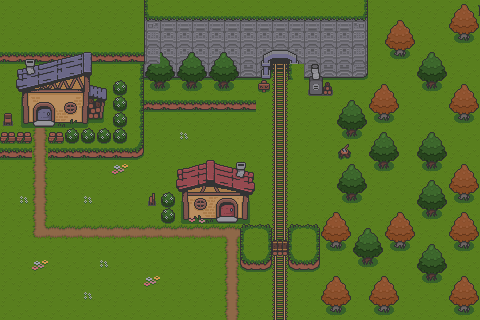

Below is a game level as drawn by its tile map, then a one-line description and the .tmx file that defines it, in full:
An orthogonal 30x20 tile map with 16x16 px tiles, 3 tile layers (ground, Tile Layer 3, Tile Layer 1).

<map version="1.10" tiledversion="1.11.2" orientation="orthogonal" renderorder="right-down" width="30" height="20" tilewidth="16" tileheight="16" infinite="0" nextlayerid="4" nextobjectid="1">
 <editorsettings>
  <export format="json" />
 </editorsettings>
 <tileset firstgid="1" name="Overworld_Tileset" tilewidth="16" tileheight="16" tilecount="234" columns="18">
  <image source="../assets/Top_Down_Adventure_Pack_v.1.0/Overworld_Tileset.png" width="288" height="208" />
 </tileset>
 <layer id="2" name="ground" width="30" height="20">
  <data encoding="csv">
25,25,25,25,25,25,25,25,25,25,25,25,25,25,25,25,25,25,25,25,25,25,25,25,25,25,25,25,25,21,
25,25,25,25,25,25,25,25,25,25,25,25,25,25,25,25,25,25,25,25,25,25,25,25,25,25,25,25,25,25,
25,25,25,25,25,25,25,25,25,25,25,25,25,25,25,25,25,25,25,25,25,25,25,25,25,25,25,25,25,25,
25,25,25,25,25,25,25,25,25,25,25,25,25,25,25,25,25,25,25,25,25,25,25,25,25,25,25,25,25,25,
25,25,25,25,25,25,25,25,25,25,25,25,25,25,25,25,25,25,25,25,25,25,25,25,25,25,25,25,25,25,
25,25,25,25,25,25,25,25,25,25,25,25,25,25,25,25,25,25,25,25,25,25,25,25,25,25,25,25,25,25,
25,25,25,25,25,25,25,25,25,25,25,25,25,25,25,25,25,25,25,25,25,25,25,25,25,25,25,25,25,25,
25,25,25,25,25,25,25,25,25,25,25,25,25,25,25,25,25,25,25,25,25,25,25,25,25,25,25,25,25,25,
25,25,25,25,25,25,25,25,25,25,25,25,25,25,25,25,25,25,25,25,25,25,25,25,25,25,25,25,25,25,
25,25,25,25,25,25,25,25,25,25,25,25,25,25,25,25,25,25,25,25,25,25,25,25,25,25,25,25,25,25,
25,25,25,25,25,25,25,25,25,25,25,25,25,25,25,25,25,25,25,25,25,25,25,25,25,25,25,25,25,25,
25,25,25,25,25,25,25,25,25,25,25,25,25,25,25,25,25,25,25,25,25,25,25,25,25,25,25,25,25,25,
25,25,25,25,25,25,25,25,25,25,25,25,25,25,25,25,25,25,25,25,25,25,25,25,25,25,25,25,25,25,
25,25,25,25,25,25,25,25,25,25,25,25,25,25,25,25,25,25,25,25,25,25,25,25,25,25,25,25,25,25,
25,25,25,25,25,25,25,25,25,25,25,25,25,25,25,25,25,25,25,25,25,25,25,25,25,25,25,25,25,25,
25,25,25,25,25,25,25,25,25,25,25,25,25,25,25,25,25,25,25,25,25,25,25,25,25,25,25,25,25,25,
25,25,25,25,25,25,25,25,25,25,25,25,25,25,25,25,25,25,25,25,25,25,25,25,25,25,25,25,25,25,
25,25,25,25,25,25,25,25,25,25,25,25,25,25,25,25,25,25,25,25,25,25,25,25,25,25,25,25,25,25,
25,25,25,25,25,25,25,25,25,25,25,25,25,25,25,25,25,25,25,25,25,25,25,25,25,25,25,25,25,25,
25,25,25,25,25,25,25,25,25,25,25,25,25,25,25,25,25,25,25,25,25,25,25,25,25,25,25,25,25,25
</data>
 </layer>
 <layer id="3" name="Tile Layer 3" width="30" height="20">
  <data encoding="csv">
0,0,0,0,0,0,0,0,0,0,0,0,0,0,0,0,0,0,0,0,0,0,0,0,0,0,0,0,0,0,
0,0,0,0,0,0,0,0,0,115,116,116,116,116,116,116,116,116,116,116,116,116,117,0,0,0,0,0,0,0,
0,0,0,0,0,0,0,0,0,134,134,134,134,134,134,134,134,134,134,134,134,134,135,0,0,0,0,0,0,0,
38,38,38,38,38,38,38,38,38,134,134,134,134,134,134,134,170,171,172,134,134,134,135,0,0,0,0,0,0,0,
0,0,0,0,0,0,0,0,0,152,152,152,152,152,152,152,188,189,190,152,152,152,153,0,0,0,0,0,0,0,
0,0,0,0,0,0,0,0,0,202,203,202,203,202,203,0,0,0,0,0,0,0,0,0,0,0,0,0,0,0,
0,0,0,0,0,0,0,0,0,38,38,38,38,38,38,38,0,0,0,0,0,0,0,0,0,0,0,0,0,0,
0,0,0,0,0,0,0,0,0,0,0,0,0,0,0,0,0,0,0,0,0,0,0,0,0,0,0,0,0,0,
0,0,0,0,0,0,0,0,0,0,0,0,0,0,0,0,0,0,0,0,0,0,0,0,0,0,0,0,0,0,
0,0,0,0,0,0,0,0,0,0,0,0,0,0,0,0,0,0,0,0,0,0,0,0,0,0,0,0,0,0,
0,0,0,0,0,0,0,0,0,0,0,0,0,0,0,0,0,0,0,0,0,0,0,0,0,0,0,0,0,0,
0,0,0,0,0,0,0,0,0,0,0,0,0,0,0,0,0,0,0,0,0,0,0,0,0,0,0,0,0,0,
0,0,0,0,0,0,0,0,0,0,0,0,0,0,0,0,0,0,0,0,0,0,0,0,0,0,0,0,0,0,
0,0,0,0,0,0,0,0,0,0,0,0,0,0,0,0,0,0,0,0,0,0,0,0,0,0,0,0,0,0,
0,0,0,0,0,0,0,0,0,0,0,0,0,0,0,0,0,0,0,0,0,0,0,0,0,0,0,0,0,0,
0,0,0,0,0,0,0,0,0,0,0,0,0,0,0,0,0,0,0,0,0,0,0,0,0,0,0,0,0,0,
0,0,0,0,0,0,0,0,0,0,0,0,0,0,0,0,0,0,0,0,0,0,0,0,0,0,0,0,0,0,
0,0,0,0,0,0,0,0,0,0,0,0,0,0,0,0,0,0,0,0,0,0,0,0,0,0,0,0,0,0,
0,0,0,0,0,0,0,0,0,0,0,0,0,0,0,0,0,0,0,0,0,0,0,0,0,0,0,0,0,0,
0,0,0,0,0,0,0,0,0,0,0,0,0,0,0,0,0,0,0,0,0,0,0,0,0,0,0,0,0,0
</data>
 </layer>
 <layer id="1" name="Tile Layer 1" width="30" height="20">
  <data encoding="csv">
0,0,0,0,0,0,0,0,0,19,0,0,0,0,0,0,0,0,0,0,0,0,22,0,0,0,0,0,168,169,
0,0,0,0,0,0,0,0,0,0,0,0,0,0,0,0,0,0,0,0,0,0,0,0,168,169,0,0,186,187,
0,0,0,0,0,0,0,0,0,133,0,0,0,0,0,0,0,0,0,0,0,0,0,0,186,187,0,0,204,205,
0,13,14,15,16,17,18,0,0,133,167,166,167,166,167,0,0,0,0,0,0,0,0,0,204,205,166,167,0,0,
0,31,32,33,34,35,36,0,22,184,185,184,185,184,185,0,0,221,19,212,213,0,0,0,0,0,184,185,0,0,
0,49,50,51,52,53,54,59,22,202,203,202,203,202,203,0,62,221,0,230,231,0,0,168,169,0,202,203,168,169,
0,67,68,69,70,71,72,59,22,0,0,0,0,0,0,0,0,221,0,0,0,166,167,186,187,0,0,0,186,187,
173,85,86,87,88,89,90,59,22,0,0,0,0,0,0,0,0,221,0,0,0,184,185,204,205,0,0,0,204,205,
97,97,47,97,59,59,59,59,22,0,0,91,0,0,0,0,0,221,0,0,0,202,203,166,167,0,166,167,0,0,
38,38,47,38,38,38,38,38,40,0,0,0,0,0,0,0,0,221,0,0,0,77,0,184,185,0,184,185,0,0,
0,0,47,0,0,0,0,74,0,0,0,100,101,102,103,104,0,221,0,0,0,166,167,202,203,0,202,203,168,169,
0,0,47,0,0,0,0,0,0,0,0,118,119,120,121,122,0,221,0,0,0,184,185,0,0,0,166,167,186,187,
0,91,47,0,0,91,0,0,0,175,59,136,137,138,139,140,0,221,0,0,0,202,203,0,0,0,184,185,204,205,
0,0,47,0,0,0,0,0,0,0,59,154,155,156,157,158,0,221,0,0,168,169,0,0,168,169,202,203,168,169,
0,0,27,48,48,48,48,48,48,48,48,48,48,48,64,1,4,221,1,4,186,187,166,167,186,187,0,0,186,187,
0,0,0,0,0,0,0,0,0,0,0,0,0,0,47,19,22,224,19,22,204,205,184,185,204,205,166,167,204,205,
0,0,74,0,0,0,91,0,0,0,0,0,0,0,47,37,40,221,37,40,0,0,202,203,0,0,184,185,0,0,
0,0,0,0,0,0,0,0,0,74,0,0,0,0,47,0,0,221,0,0,168,169,0,168,169,0,202,203,168,169,
0,0,0,0,0,91,0,0,0,0,0,0,0,0,47,0,0,221,0,0,186,187,0,186,187,0,0,0,186,187,
0,0,0,0,0,0,0,0,0,0,0,0,0,0,47,0,0,221,0,0,204,205,0,204,205,0,0,0,204,205
</data>
 </layer>
</map>
